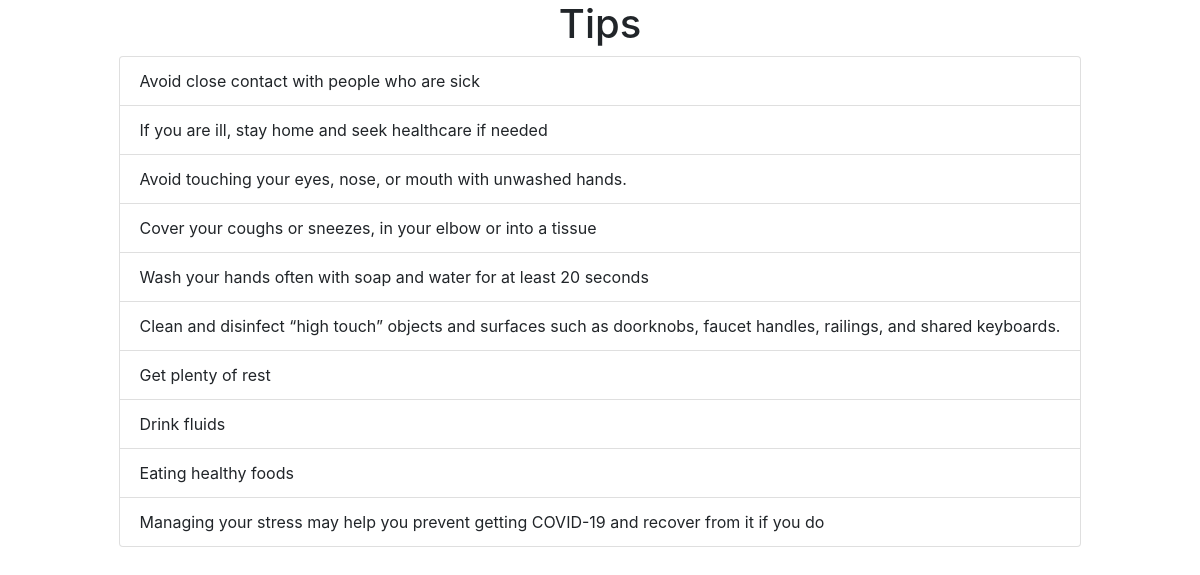
The page / on the database its author committed.
### info/models.py (models this page shows, shortened)
class Tip(models.Model):
    text = models.TextField()
    created_at = models.DateTimeField(auto_now_add=True)

### info/views.py (the view)
# urls.py: path('', views.TipsList.as_view(), name='tips'),
class TipsList(ListView):
    queryset = Tip.objects.all()
    context_object_name = "tips"
    template_name = "tips.html"

### info/templates/tips.html (shortened to what this page needs)
<!doctype html>
<html lang="en">
  <head>
    <link rel="stylesheet" href="https://maxcdn.bootstrapcdn.com/bootstrap/4.0.0/css/bootstrap.min.css">
  </head>
  <body>
    <div class="container">
        <div class="row justify-content-md-center">
            <h1>Tips</h1>
        </div>
        <div class="row justify-content-md-center">
            <ul class="list-group">
                {% for tip in tips %}
                    <li class="list-group-item">{{ tip.text }}</li>
                {% empty %}
                    <li>No tips yet.</li>
                {% endfor %}
            </ul>
        </div>
    </div>
  </body>
</html>

### rows shown on the page
Tip: text "Avoid close contact with people who are sick"
Tip: text "If you are ill, stay home and seek healthcare if needed"
Tip: text "Avoid touching your eyes, nose, or mouth with unwashed hands."
Tip: text "Cover your coughs or sneezes, in your elbow or into a tissue"
Tip: text "Wash your hands often with soap and water for at least 20 seconds"
Tip: text "Clean and disinfect “high touch” objects and surfaces such as doorknobs, faucet handles, railings, and shared keyboards."
Tip: text "Get plenty of rest"
Tip: text "Drink fluids"
Tip: text "Eating healthy foods"
Tip: text "Managing your stress may help you prevent getting COVID-19 and recover from it if you do"
